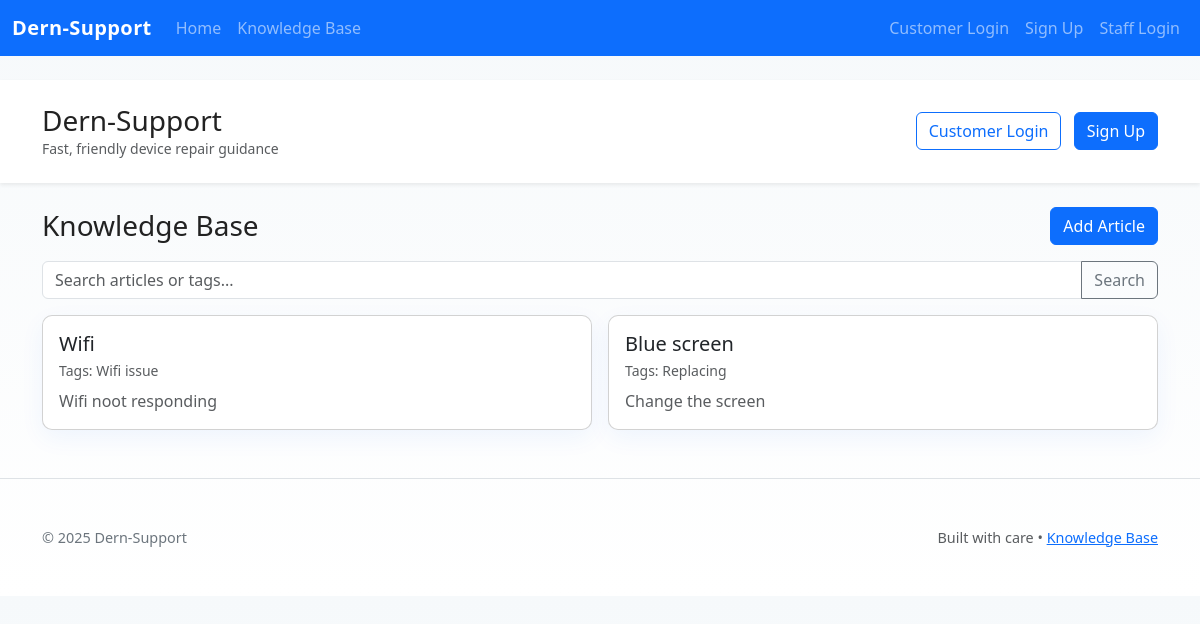
Screenshot of /kb with the database file from the repository.
### app.py (models this page shows)
class KnowledgeBaseArticle(db.Model):
    id = db.Column(db.Integer, primary_key=True)
    title = db.Column(db.String(200), nullable=False)
    content = db.Column(db.Text)
    tags = db.Column(db.String(255))
    created_at = db.Column(db.DateTime, default=datetime.utcnow)

### app.py (the view)
@app.route('/kb')
def kb_list():
    q = request.args.get('q', '')
    if q:
        items = KnowledgeBaseArticle.query.filter((KnowledgeBaseArticle.title.ilike(f"%{q}%")) | (KnowledgeBaseArticle.tags.ilike(f"%{q}%")))
    else:
        items = KnowledgeBaseArticle.query.order_by(KnowledgeBaseArticle.created_at.desc())
    return render_template('kb.html', articles=items, q=q)

### templates/kb.html (shortened to what this page needs)
{% extends 'base.html' %}
{% block content %}
  <div class="d-flex justify-content-between align-items-center mb-3">
    <h1 class="h3 mb-0">Knowledge Base</h1>
    <a class="btn btn-primary" href="/kb/new">Add Article</a>
  </div>
  <form class="mb-3" method="get">
    <div class="input-group">
      <input name="q" value="{{q}}" class="form-control" placeholder="Search articles or tags...">
      <button class="btn btn-outline-secondary">Search</button>
    </div>
  </form>
  <div class="row g-3">
    {% for a in articles %}
      <div class="col-md-6">
        <div class="card p-3 h-100">
          <h5 class="mb-1">{{a.title}}</h5>
          <div class="text-muted small mb-2">Tags: {{a.tags}}</div>
          <p class="mb-0 text-muted">{{ a.content[:240] }}{% if a.content|length > 240 %}...{% endif %}</p>
        </div>
      </div>
    {% else %}
      <div class="col-12"><div class="card p-3">No articles yet</div></div>
    {% endfor %}
  </div>
{% endblock %}

### static/css/styles.css (style rules this page uses)
:root { --primary:#0d6efd; --muted:#6c757d; }
body { background: linear-gradient(180deg,#f6f9fb 0%, #ffffff 100%); color:#222; }
.card { box-shadow: 0 8px 24px rgba(13,110,253,0.06); border-radius:10px; }
.btn-primary { background:var(--primary); border-color:var(--primary); }

### rows the page displays
KnowledgeBaseArticle: title "Wifi", tags "Wifi issue", content "Wifi noot responding"
KnowledgeBaseArticle: title "Blue screen", tags "Replacing", content "Change the screen"
